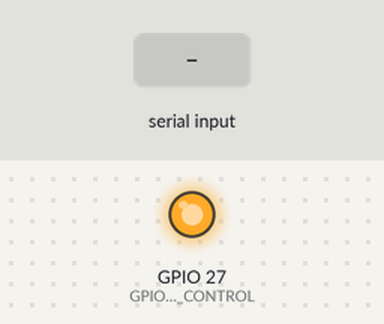
The program below on a simulated ESP32. Shown: output pins drawn as LEDs (lit = HIGH). The test bench sets the inputs (shaded band). WiFi joins after 1.5 s; servers stay silent unless stated; uploads are accepted with an empty reply; what the program prints to the serial monitor is not drawn.

Above: at 2.7 s.
2.8 s: "1" received over the second serial link
At 4.5 s:
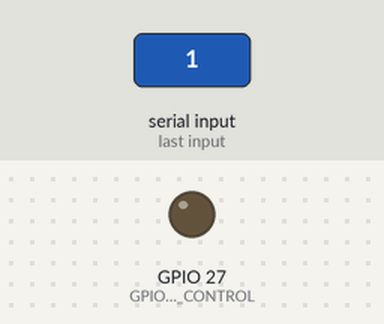
Timing chart, 0 to 10.2 s (numbered marks = the images above; inputs shaded):
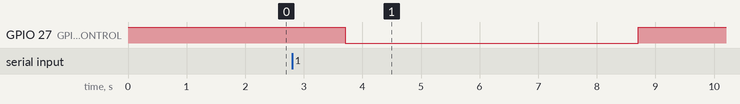

Measured:
- after the input at 2.8 s, GPIO 27 (GPIO_DOOR_CONTROL): HIGH → LOW after 0.90 s, → HIGH 5.0 s later

The program:

main.cpp
```cpp
#include <Arduino.h>
#include "http.hpp" // HTTP-Funktionalität

#define GPIO_DOOR_CONTROL GPIO_NUM_27 // Türsteuerung GPIO-Pin

#define UART_BAUD_RATE 115200
// #define GPIO_RX GPIO_NUM_16
// #define GPIO_TX GPIO_NUM_17

// HardwareSerial Serial1(1);
// HardwareSerial uart(2);


void setup()
{
    Serial.begin(115200); // Serielle Kommunikation starten
    pinMode(GPIO_DOOR_CONTROL, OUTPUT); // Türsteuerung als Ausgang konfigurieren
    digitalWrite(GPIO_DOOR_CONTROL, HIGH); // Tür schließen
    http_setup(); // HTTP initialisieren
    Serial1.begin(UART_BAUD_RATE, SERIAL_8N1, 16, 17); // RX: 10, TX: 9
}

void loop()
{
    Serial1.println("p");
    delay(1000);
    String message = "";
    while(Serial1.available() > 0)
    {
        char data = Serial1.read();
        message += data;
        Serial.print("DATA: ");
        Serial.println(data);
        Serial.println("MESSAGE: " + message);
    }
    if(message == "") return;
    String uid = message.substring(0, message.length() - 1);
    if(http_check_id(uid)) // UID mit HTTP-Anfrage überprüfen
    //if(uid == "73AB8AF5")
    {
        Serial.println("OPENING DOOR!"); // Nachricht auf der seriellen Konsole ausgeben
        digitalWrite(GPIO_DOOR_CONTROL, LOW); // Tür öffnen
        Serial1.print('i');
        Serial1.write((uint8_t) 1);
        Serial1.write((uint8_t) 0);
        Serial1.write((uint8_t) 255);
        Serial1.write((uint8_t) 0);
        Serial1.write((uint8_t) 0x00);
        Serial1.write((uint8_t) 0x00);
        Serial1.write((uint8_t) 0x10);
        Serial1.write((uint8_t) 0x00);
        Serial1.println();

        Serial.print('i');
        Serial.write((uint8_t) 1);
        Serial.write((uint8_t) 0);
        Serial.write((uint8_t) 255);
        Serial.write((uint8_t) 0);
        Serial.write((uint8_t) 0x00);
        Serial.write((uint8_t) 0x00);
        Serial.write((uint8_t) 0x01);
        Serial.write((uint8_t) 0x00);
        Serial.println();
        delay(5000); // 5 Sekunden warten, Tür bleibt offen
        digitalWrite(GPIO_DOOR_CONTROL, HIGH); // Tür schließen
    }
    else // UID ist nicht berechtigt
    {
        Serial.println("DECLINE");
        delay(3000); // 3 Sekunden warten
    }
}
```

http.hpp
```cpp
#include <Arduino.h>

void http_setup();
bool http_check_id(String uid);
```

http.cpp
```cpp
#include "http.hpp" // Einbindung der benutzerdefinierten Header-Datei für HTTP-Funktionalität

#include <Arduino.h>
#include <WiFi.h> // Einbindung der WiFi-Bibliothek
#include <HTTPClient.h> // Einbindung der HTTP-Client-Bibliothek

// WiFi-Zugangsdaten
const char WIFI_SSID[] = "justus";
const char WIFI_PASSWORD[] = "12345678";

// Zugangsdaten für die Website
const char WEBSITE_USER[] = "leoapp";
const char WEBSITE_PASSWORD[] = "leoapp";

// URL der Website zur UID-Überprüfung
String HOST_NAME = "https://secureaccess.it4schools.de/slgweb/chipcards/check.php?id="; // TODO: Update ts

HTTPClient client; // HTTP-Client-Objekt

void http_setup()
{
  WiFi.begin(WIFI_SSID, WIFI_PASSWORD); // Verbindung zum WiFi-Netzwerk herstellen
  Serial.println("Connecting");
  while(WiFi.status() != WL_CONNECTED) { // Warten, bis die Verbindung hergestellt ist
    delay(500);
    Serial.print(".");
  }
  Serial.println("");
  Serial.print("Connected to network with ip=");
  Serial.println(WiFi.localIP()); // IP-Adresse ausgeben
  Serial.println(WiFi.gatewayIP()); // Gateway-IP ausgeben
}

bool http_check_id(String uid)
{
  String url = HOST_NAME + uid; // Vollständige URL erstellen
  client.begin(url); // HTTP-Verbindung starten
  client.setAuthorization(WEBSITE_USER, WEBSITE_PASSWORD); // Authentifizierung setzen
  int httpCode = client.GET(); // HTTP GET-Anfrage senden

  //TODO: Protokollspezifikationen implementieren (derzeit: Fehler = false, kein Fehler = true)

  // httpCode wird negativ bei Fehler
  if(httpCode > 0)
  {
    if(httpCode == HTTP_CODE_OK)
    {
      String payload = client.getString(); // Antwort des Servers lesen
      Serial.println(payload);
      client.end(); // Verbindung beenden
      return true; // Erfolgreiche Überprüfung
    }
    else
    {
      // HTTP-Header wurde gesendet und die Serverantwort wurde verarbeitet
      Serial.printf("[HTTP] GET... code: %d\n", httpCode);
      String payload = client.getString(); // Antwort des Servers lesen
      Serial.println(payload);
    }
  }
  else
  {
    Serial.printf("[HTTP] GET... failed, error: %s\n", client.errorToString(httpCode).c_str()); // Fehler ausgeben
    return false; // Fehlgeschlagene Überprüfung
  }

  client.end(); // Verbindung beenden
  return false; // Fehlgeschlagene Überprüfung
}
```
